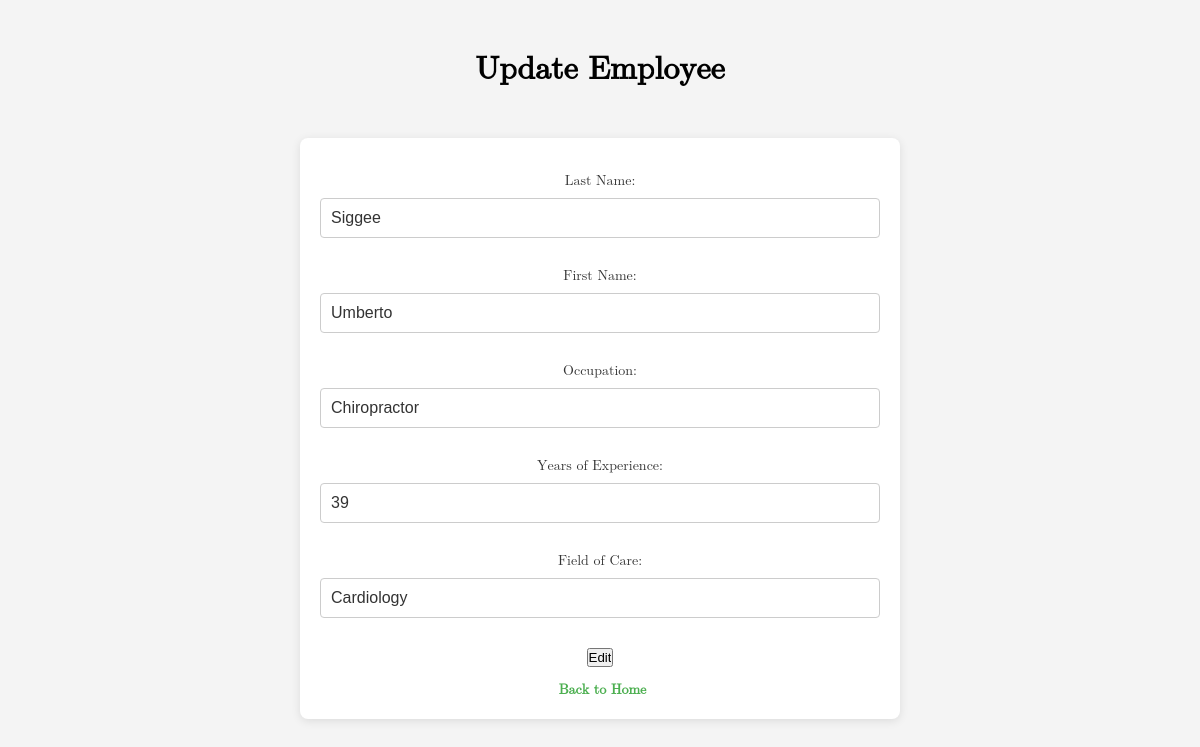
The app's page /update.php?employee_id=3 with its own data.
### tables this page shows
CREATE TABLE Employee (
    employee_id INT AUTO_INCREMENT PRIMARY KEY, 
    last_name VARCHAR(100) NOT NULL,        
    first_name VARCHAR(100) NOT NULL,       
    occupation VARCHAR(100) NOT NULL,      
    years_of_experience INT NOT NULL,        
    expertise VARCHAR(100) NOT NULL      
);

### core/models.php (called while the page is built, shortened)
<?php
function getEmployeeId($pdo, $employee_id)
{
    $sql = "SELECT * FROM employee WHERE employee_id = ?";
    $stmt = $pdo->prepare($sql);
    if ($stmt->execute([$employee_id])) {
        return $stmt->fetch();
    }
}
?>

### update.php (the view, shortened to what this page needs)
<?php require_once 'core/dbConfig.php'; ?>
<?php require_once 'core/models.php'; ?>
<!DOCTYPE html>
<html lang="en">
<head>
  <link rel="stylesheet" href="css/components.css">
</head>
<body>
  <?php $getEmployeeId = getEmployeeId($pdo, $_GET['employee_id']); ?>
  <h1>Update Employee</h1>
  <form action=" core/handleForms.php" method="POST">
    <p>
      <label for="last_name">Last Name:</label>
      <input type="text" name="last_name" value="<?php echo $getEmployeeId['last_name']; ?>" required>
    </p>
    <p>
      <label for="first_name">First Name:</label>
      <input type="text" name="first_name" value="<?php echo $getEmployeeId['first_name']; ?>" required>
    </p>
    <p>
      <label for="occupation">Occupation:</label>
      <input type="text" name="occupation" value="<?php echo $getEmployeeId['occupation']; ?>" required>
    </p>
    <p>
      <label for="years_of_experience">Years of Experience:</label>
      <input type="text" name="years_of_experience" value="<?php echo $getEmployeeId['years_of_experience']; ?>"
        required>
    </p>
    <p>
      <label for="expertise">Field of Care:</label>
      <input type="text" name="expertise" value="<?php echo $getEmployeeId['expertise']; ?>" required>
    </p>
    <p>
      <input type="submit" name="editEmployeeBtn" value="Edit">
    </p>
    <p>
      <a href="index.php">Back to Home</a>
    </p>
  </form>
</body>
</html>

### css/components.css (style rules this page uses)
* { margin: 0; padding: 0; box-sizing: border-box; }
body { font-family: math; background-color: #f4f4f4; height: 100vh; display: block; margin: 0; }
h1 { text-align: center; margin-top: 50px; }
form { background-color: #fff; border-radius: 8px; padding: 20px; width: 100%; max-width: 600px; box-shadow: 0 2px 10px rgba(0, 0, 0, 0.1); margin: 50px auto; }
label { font-size: 14px; color: #333; margin-bottom: 8px; display: block; }
input[type="text"], input[type="password"] { width: 100%; padding: 10px; margin-bottom: 15px; border: 1px solid #ccc; border-radius: 4px; font-size: 16px; color: #333; }
p { margin-top: 15px; font-size: 14px; text-align: center; color: #333; }
p a { text-decoration: none; color: #4CAF50; font-weight: bold; margin-left: 5px; transition: color 0.3s ease; }

### records on screen
employee: last_name "Siggee", first_name "Umberto", occupation "Chiropractor", years_of_experience "39", expertise "Cardiology"
